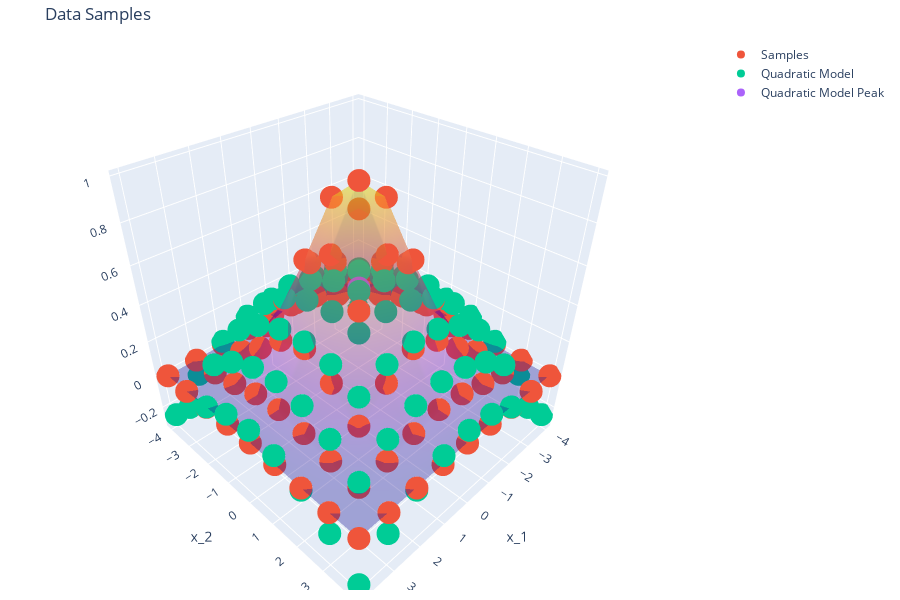

Notebook cell for this chart:
### Code cell
# Display Data

hF = go.Figure()
hF.add_trace(go.Surface(x = vX, y = vX, z = mY, opacity = 0.35, showscale = False, name = 'Gaussian'))
# hF.add_trace(go.Surface(x = vX, y = vX, z = np.reshape(vYEst, (numGridPts, numGridPts)), name = 'Gaussian'))
hF.add_trace(go.Scatter3d(x = np.repeat(vX, numGridPts), y = np.tile(vX, numGridPts), z = mY.flat, mode = 'markers', name = 'Samples'))
hF.add_trace(go.Scatter3d(x = np.repeat(vX, numGridPts), y = np.tile(vX, numGridPts), z = vYEst, mode = 'markers', name = 'Quadratic Model'))
hF.add_trace(go.Scatter3d(x = [vXMax[0]], y = [vXMax[1]], z = [valYMax], mode = 'markers', name = 'Quadratic Model Peak'))
hF.update_layout(title = 'Data Samples', scene = dict(xaxis_title = r'x_1', yaxis_title = r'x_2', zaxis_title = ''),
                 autosize = False, width = 900, height = 600, margin = dict(l = 10, r = 10, b = 10, t = 40),
                 coloraxis_showscale = False) #<! No LaTeX support in 3D plots
